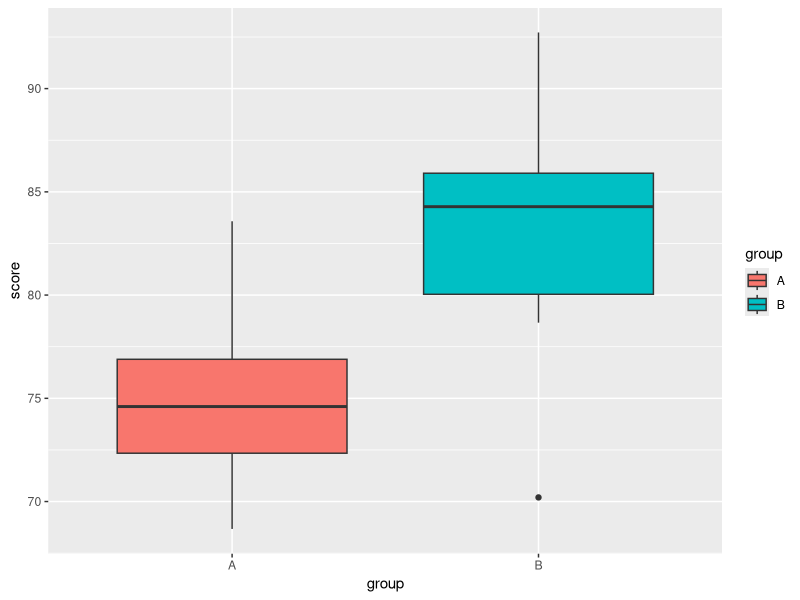

Recreate this plot in R.
## ---- chunk 1
#| label: fig-distribution
#| fig-cap: "Distribution of scores by group."
#| echo: FALSE

library(ggplot2)

set.seed(123)
data <- data.frame(
  group = rep(c("A", "B"), each = 10),
  score = c(rnorm(10, mean = 75, sd = 5),
            rnorm(10, mean = 82, sd = 6))
)


ggplot(data, aes(x = group, y = score, fill = group)) +
  geom_boxplot()
